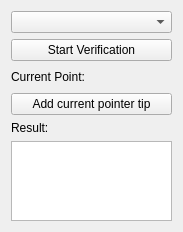
             <widget class="QWidget" name="page_2">
              <property name="geometry">
               <rect>
                <x>0</x>
                <y>0</y>
                <width>183</width>
                <height>232</height>
               </rect>
              </property>
              <attribute name="label">
               <string>Quick Verification</string>
              </attribute>
              <layout class="QVBoxLayout" name="verticalLayout_7">
               <item>
                <widget class="QmitkDataStorageComboBox" name="m_ReferencePointsComboBox"/>
               </item>
               <item>
                <widget class="QPushButton" name="m_StartVerification">
                 <property name="text">
                  <string>Start Verification</string>
                 </property>
                </widget>
               </item>
               <item>
                <layout class="QHBoxLayout" name="horizontalLayout_2">
                 <item>
                  <widget class="QLabel" name="label_18">
                   <property name="text">
                    <string>Current Point:</string>
                   </property>
                  </widget>
                 </item>
                 <item>
                  <spacer name="horizontalSpacer_2">
                   <property name="orientation">
                    <enum>Qt::Horizontal</enum>
                   </property>
                   <property name="sizeHint" stdset="0">
                    <size>
                     <width>40</width>
                     <height>20</height>
                    </size>
                   </property>
                  </spacer>
                 </item>
                 <item>
                  <widget class="QLabel" name="m_CurrentPointLabel">
                   <property name="text">
                    <string>&lt;none&gt;</string>
                   </property>
                  </widget>
                 </item>
                </layout>
               </item>
               <item>
                <widget class="QPushButton" name="m_AddCurrentPointerTipForVerification">
                 <property name="text">
                  <string>Add current pointer tip</string>
                 </property>
                </widget>
               </item>
               <item>
                <widget class="QLabel" name="label_20">
                 <property name="text">
                  <string>Result:</string>
                 </property>
                </widget>
               </item>
               <item>
                <widget class="QTextEdit" name="m_ResultsTextEdit"/>
               </item>
              </layout>
             </widget>
